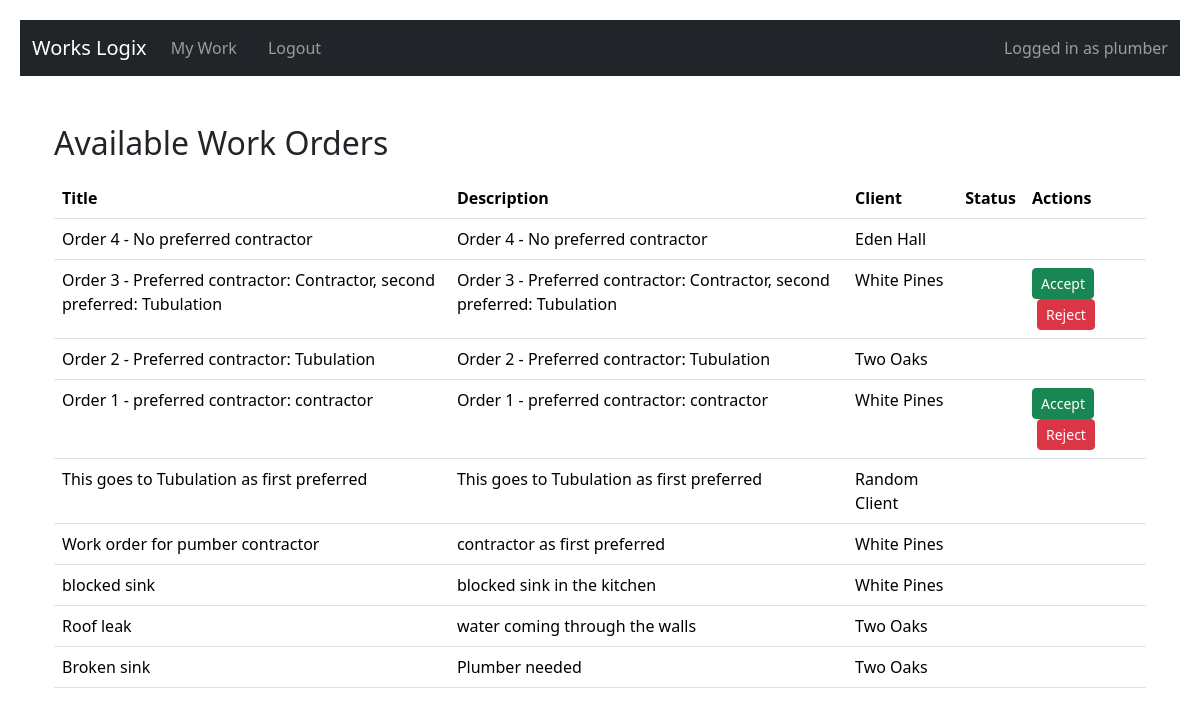
Page /contractor/work-orders (signed in) on the committed database.
### app/models.py (models this page shows, shortened)
class User(UserMixin, db.Model):
    id = db.Column(db.Integer, primary_key=True)
    username = db.Column(db.String(64), nullable=False)
    email = db.Column(db.String(120), unique=True, nullable=False)
    password_hash = db.Column(db.String(300), nullable=False)
    role = db.Column(SQLAlchemyEnum(UserRole), nullable=False)
    business_type = db.Column(db.String(100), nullable=True)

class WorkOrder(db.Model):
    id = db.Column(db.Integer, primary_key=True)
    title = db.Column(db.String(100), nullable=False)
    description = db.Column(db.Text, nullable=False)
    status = db.Column(db.String(20), default='Open')
    created_by = db.Column(db.String(100), nullable=False)
    created_at = db.Column(db.DateTime, default=datetime.utcnow)
    client_id = db.Column(db.Integer, db.ForeignKey('client.id'))
    contractor_id = db.Column(db.Integer, db.ForeignKey('user.id'), nullable=True)
    contractor = db.relationship("User", backref="accepted_work_orders")
    business_type = db.Column(db.String(100))  # Type of contractor service required
    completion_photo = db.Column(db.String(200), nullable=True)
    occupant_apartment = db.Column(db.String(120))
    occupant_phone = db.Column(db.String(120))
    occupant_name = db.Column(db.String(120))
    business_type = db.Column(db.String(100))  # Type of contractor service required
    preferred_contractor_id = db.Column(db.Integer, db.ForeignKey('user.id'), nullable=True)
    second_preferred_contractor_id = db.Column(db.Integer, db.ForeignKey('user.id'), nullable=True)
    rejected_by = db.Column(db.String(500))  # Comma-separated contractor IDs who have rejected
    client = db.relationship('Client', backref='work_orders')
    contractor = db.relationship('User', foreign_keys=[contractor_id])

class Client(db.Model):
    id = db.Column(db.Integer, primary_key=True)
    name = db.Column(db.String(100), nullable=False)
    address = db.Column(db.String(200), nullable=False)
    registration_number = db.Column(db.String(50), nullable=False)
    year_built = db.Column(db.Integer, nullable=False)
    number_of_units = db.Column(db.Integer, nullable=False)

### app/routes.py (the view)
@routes_bp.route('/contractor/work-orders')
@login_required
def contractor_work_orders():
    if current_user.role not in [UserRole.CONTRACTOR, UserRole.ADMIN]:
        abort(403)
    orders = WorkOrder.query.filter(
        and_(
            or_(
                WorkOrder.contractor_id == None,
                WorkOrder.contractor_id == current_user.id
            ),
            or_(
                WorkOrder.rejected_by == None,
                WorkOrder.rejected_by != current_user.id
            )
        )
    ).order_by(WorkOrder.created_at.desc()).all()
    return render_template('contractor_work_orders.html', orders=orders)

### app/__init__.py (called while the page is built)
@login_manager.user_loader
def load_user(user_id):
    return User.query.get(int(user_id))

def create_app():
    app = Flask(__name__)
    app.config.from_object(Config)
    db.init_app(app)
    login_manager.init_app(app)
    Migrate(app, db)
    from app.routes import routes_bp
    from app.auth import auth_bp
    app.register_blueprint(routes_bp)
    app.register_blueprint(auth_bp)
    @app.context_processor
    def inject_roles():
        return {
            'ROLE_ADMIN': UserRole.ADMIN.value,
            'ROLE_MANAGER': UserRole.MANAGER.value,
            'ROLE_CONTRACTOR': UserRole.CONTRACTOR.value
        }
    @app.context_processor
    def inject_roles():
        return {
            'ROLE_ADMIN': UserRole.ADMIN.value,
            'ROLE_MANAGER': UserRole.MANAGER.value,
            'ROLE_CONTRACTOR': UserRole.CONTRACTOR.value
        }
    return app

### app/templates/contractor_work_orders.html (shortened to what this page needs)
{% extends 'base.html' %}
{% block content %}
<div class="container">
  <h2 class="mt-4">Available Work Orders</h2>
  {% if orders %}
  <table class="table mt-3">
    <thead>
      <tr>
        <th>Title</th>
        <th>Description</th>
        <th>Client</th>
        <th>Status</th>
        <th>Actions</th>
      </tr>
    </thead>
    <tbody>
      {% for order in orders %}
      <tr>
        <td>{{ order.title }}</td>
        <td>{{ order.description }}</td>
        <td>{{ order.client.name if order.client else 'N/A' }}</td>
        <td>{{ order.status.value }}</td>
        <td>
          {% if order.status == 'Open' and (order.contractor_id == None or order.contractor_id == current_user.id) %}
          <form action="{{ url_for('routes.accept_work_order', order_id=order.id) }}" method="post" style="display:inline;">
              <button type="submit" class="btn btn-success btn-sm">Accept</button>
          </form>
          <form action="{{ url_for('routes.reject_work_order', order_id=order.id) }}" method="post" style="display:inline; margin-left:5px;">
              <button type="submit" class="btn btn-danger btn-sm">Reject</button>
          </form>
          {% elif order.status == 'Completed' and order.contractor_id == current_user.id %}
            <span class="text-success">Completed</span>
            {% if order.completion_photo %}
              <br><a href="{{ url_for('static', filename='uploads/' ~ order.completion_photo) }}" target="_blank">View Photo</a>
            {% endif %}
          {% endif %}
        </td>
          </tr>
          {% endfor %}
        </tbody>
      </table>
      {% else %}
        <p>No work orders available at the moment.</p>
      {% endif %}
</div>
{% endblock %}

### app/templates/base.html (shortened to what this page needs)
<!DOCTYPE html>
<html lang="en">
<head>
  <link rel="stylesheet" href="{{ url_for('static', filename='css/style.css') }}">
  <link href="https://cdn.jsdelivr.net/npm/bootstrap@5.3.3/dist/css/bootstrap.min.css" rel="stylesheet">
</head>
<body>
  <nav class="navbar navbar-expand-lg navbar-dark bg-dark">
    <div class="container-fluid">
      <a class="navbar-brand" href="#">Works Logix</a>
      <div class="collapse navbar-collapse" id="navbarNav">
        <ul class="navbar-nav me-auto mb-2 mb-lg-0">
          {% if current_user.is_authenticated %}
          {% if current_user.role.value == ROLE_ADMIN %}
          <li class="nav-item">
            <a class="nav-link" href="{{ url_for('routes.admin_dashboard') }}">Dashboard</a>
          </li>
          <li class="nav-item">
            <a class="nav-link" href="{{ url_for('routes.home') }}">Work Orders</a>
          </li>
              {% elif current_user.role.value == ROLE_CONTRACTOR %}
              <li class="nav-item">
                <a class="nav-link" href="{{ url_for('routes.contractor_home') }}">My Work</a>
              </li>
            {% endif %}
          {% endif %}
          {% if current_user.is_authenticated %}
            <li class="nav-item">
              <a class="nav-link" href="{{ url_for('auth.logout') }}">Logout</a>
            </li>
          {% endif %}
        </ul>
        {% if current_user.is_authenticated %}
          <span class="navbar-text ms-auto">
            Logged in as {{ current_user.username }}
          </span>
        {% endif %}
      </div>
    </div>
  </nav>
  {% if current_user.is_authenticated %}
  <p class="text-end text-white me-3">Logged in as {{ current_user.username }} ({{ current_user.role }})</p>
  {% endif %}
  <div class="container">
    {% block content %}{% endblock %}
  </div>
</body>
</html>

### app/static/css/style.css (style rules this page uses)
body { font-family: Arial, sans-serif; padding: 20px; background-color: #f6f6f6; }
nav a { margin-right: 15px; text-decoration: none; }
.container { margin-top: 20px; }

### rows in the picture
User: username "plumber"
WorkOrder: title "Order 4 - No preferred contractor", description "Order 4 - No preferred contractor", client "Eden Hall"
WorkOrder: title "Order 3 - Preferred contractor: Contractor, second preferred: Tubulation", description "Order 3 - Preferred contractor: Contractor, second preferred: Tubulation", client "White Pines"
WorkOrder: title "Order 2 - Preferred contractor: Tubulation", description "Order 2 - Preferred contractor: Tubulation", client "Two Oaks"
WorkOrder: title "Order 1 - preferred contractor: contractor", description "Order 1 - preferred contractor: contractor", client "White Pines"
WorkOrder: title "This goes to Tubulation as first preferred", description "This goes to Tubulation as first preferred", client "Random Client"
WorkOrder: title "Work order for pumber contractor", description "contractor as first preferred", client "White Pines"
WorkOrder: title "blocked sink", description "blocked sink in the kitchen", client "White Pines"
WorkOrder: title "Roof leak", description "water coming through the walls", client "Two Oaks"
WorkOrder: title "Broken sink", description "Plumber needed", client "Two Oaks"
